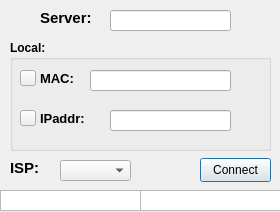
<?xml version="1.0" encoding="UTF-8"?>
<ui version="4.0">
 <class>IpClient</class>
 <widget class="QDialog" name="IpClient">
  <property name="geometry">
   <rect>
    <x>0</x>
    <y>0</y>
    <width>280</width>
    <height>212</height>
   </rect>
  </property>
  <property name="windowTitle">
   <string>IPClient</string>
  </property>
  <widget class="QPushButton" name="ConnectBox">
   <property name="geometry">
    <rect>
     <x>200</x>
     <y>158</y>
     <width>71</width>
     <height>24</height>
    </rect>
   </property>
   <property name="maximumSize">
    <size>
     <width>16777215</width>
     <height>24</height>
    </size>
   </property>
   <property name="text">
    <string>Connect</string>
   </property>
  </widget>
  <widget class="QLabel" name="ServerTitle">
   <property name="geometry">
    <rect>
     <x>40</x>
     <y>10</y>
     <width>71</width>
     <height>16</height>
    </rect>
   </property>
   <property name="font">
    <font>
     <pointsize>11</pointsize>
     <weight>75</weight>
     <bold>true</bold>
    </font>
   </property>
   <property name="text">
    <string>Server:</string>
   </property>
  </widget>
  <widget class="QGroupBox" name="LocalGroup">
   <property name="geometry">
    <rect>
     <x>10</x>
     <y>40</y>
     <width>261</width>
     <height>111</height>
    </rect>
   </property>
   <property name="font">
    <font>
     <pointsize>9</pointsize>
     <weight>75</weight>
     <bold>true</bold>
    </font>
   </property>
   <property name="title">
    <string>Local:</string>
   </property>
   <widget class="QLabel" name="IPaddrTitle">
    <property name="geometry">
     <rect>
      <x>30</x>
      <y>70</y>
      <width>71</width>
      <height>16</height>
     </rect>
    </property>
    <property name="font">
     <font>
      <pointsize>10</pointsize>
      <weight>75</weight>
      <bold>true</bold>
     </font>
    </property>
    <property name="text">
     <string>IPaddr:</string>
    </property>
   </widget>
   <widget class="QLabel" name="MACTitle">
    <property name="geometry">
     <rect>
      <x>30</x>
      <y>30</y>
      <width>41</width>
      <height>16</height>
     </rect>
    </property>
    <property name="font">
     <font>
      <pointsize>10</pointsize>
      <weight>75</weight>
      <bold>true</bold>
     </font>
    </property>
    <property name="text">
     <string>MAC:</string>
    </property>
   </widget>
   <widget class="QPushButton" name="macButton">
    <property name="geometry">
     <rect>
      <x>10</x>
      <y>30</y>
      <width>16</width>
      <height>16</height>
     </rect>
    </property>
    <property name="text">
     <string/>
    </property>
   </widget>
   <widget class="QPushButton" name="ipButton">
    <property name="geometry">
     <rect>
      <x>10</x>
      <y>70</y>
      <width>16</width>
      <height>16</height>
     </rect>
    </property>
    <property name="text">
     <string/>
    </property>
   </widget>
   <widget class="QLineEdit" name="MACEdit">
    <property name="geometry">
     <rect>
      <x>80</x>
      <y>30</y>
      <width>141</width>
      <height>21</height>
     </rect>
    </property>
    <property name="font">
     <font>
      <weight>50</weight>
      <bold>false</bold>
     </font>
    </property>
   </widget>
   <widget class="QLineEdit" name="IPaddrEdit">
    <property name="geometry">
     <rect>
      <x>100</x>
      <y>70</y>
      <width>121</width>
      <height>21</height>
     </rect>
    </property>
    <property name="font">
     <font>
      <weight>50</weight>
      <bold>false</bold>
     </font>
    </property>
   </widget>
  </widget>
  <widget class="QComboBox" name="MethodBox">
   <property name="geometry">
    <rect>
     <x>60</x>
     <y>160</y>
     <width>71</width>
     <height>21</height>
    </rect>
   </property>
  </widget>
  <widget class="QLabel" name="ISPTitle">
   <property name="geometry">
    <rect>
     <x>10</x>
     <y>160</y>
     <width>41</width>
     <height>16</height>
    </rect>
   </property>
   <property name="font">
    <font>
     <pointsize>11</pointsize>
     <weight>75</weight>
     <bold>true</bold>
    </font>
   </property>
   <property name="text">
    <string>ISP:</string>
   </property>
  </widget>
  <widget class="QTextEdit" name="VersionEdit">
   <property name="geometry">
    <rect>
     <x>0</x>
     <y>190</y>
     <width>141</width>
     <height>21</height>
    </rect>
   </property>
   <property name="font">
    <font>
     <weight>75</weight>
     <bold>true</bold>
    </font>
   </property>
   <property name="inputMethodHints">
    <set>Qt::ImhNone</set>
   </property>
   <property name="verticalScrollBarPolicy">
    <enum>Qt::ScrollBarAlwaysOff</enum>
   </property>
   <property name="horizontalScrollBarPolicy">
    <enum>Qt::ScrollBarAlwaysOff</enum>
   </property>
   <property name="readOnly">
    <bool>true</bool>
   </property>
  </widget>
  <widget class="QTextEdit" name="ConnectEdit">
   <property name="geometry">
    <rect>
     <x>140</x>
     <y>190</y>
     <width>141</width>
     <height>21</height>
    </rect>
   </property>
   <property name="font">
    <font>
     <pointsize>8</pointsize>
     <weight>75</weight>
     <bold>true</bold>
    </font>
   </property>
   <property name="verticalScrollBarPolicy">
    <enum>Qt::ScrollBarAlwaysOff</enum>
   </property>
   <property name="horizontalScrollBarPolicy">
    <enum>Qt::ScrollBarAlwaysOff</enum>
   </property>
   <property name="readOnly">
    <bool>true</bool>
   </property>
  </widget>
  <widget class="QLineEdit" name="ServerEdit">
   <property name="geometry">
    <rect>
     <x>110</x>
     <y>10</y>
     <width>121</width>
     <height>21</height>
    </rect>
   </property>
  </widget>
 </widget>
 <resources/>
 <connections/>
</ui>
